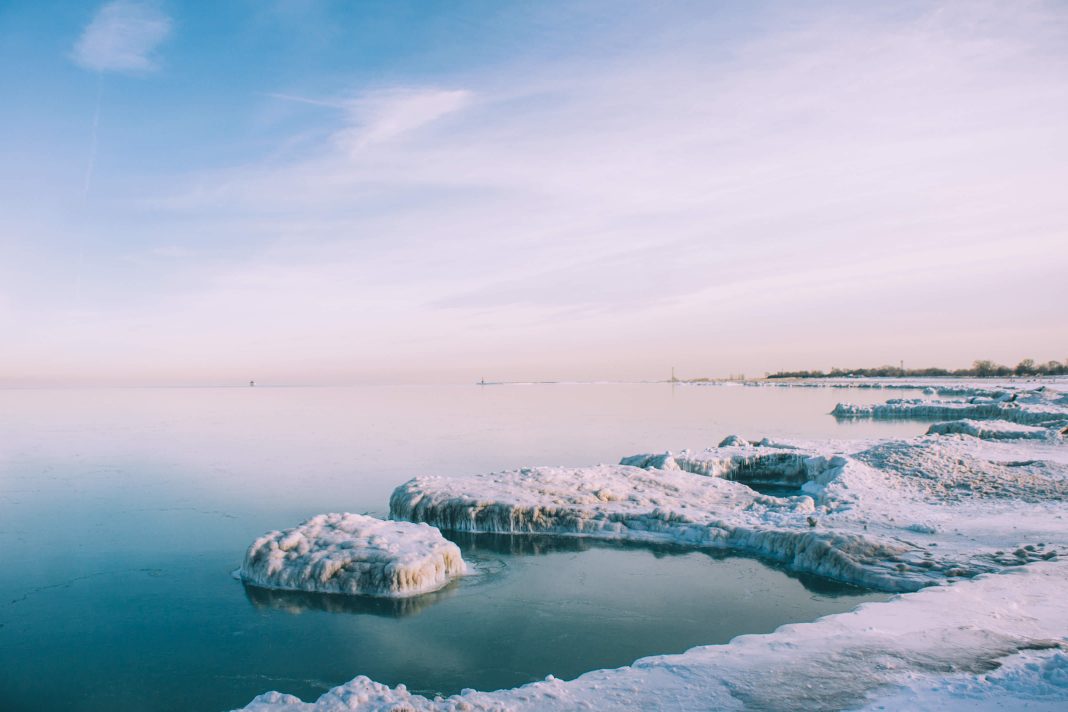
#> input picture img/bg.jpg, 4272 x 2848 px (shown at 1/4 size)
$ python header-image.py ../img/bg.jpg out.png
#> lines starting #> are read from the running program, lines starting #| are printed output that depends on the picture
import sys
from PIL import Image
import requests
from io import BytesIO
import os

TARGET_WIDTH = 950
TARGET_HEIGHT = 300

def resize_and_crop(url, output="async-agentic-header.jpg"):
    # Download
#> called with url = '../img/bg.jpg', output = 'out.png'
    response = requests.get(url)
    img = Image.open(BytesIO(response.content))
#> img is the input picture: PIL image 4272x2848 RGB; mean R, G, B 168.1, 179, 197.6

    # Target size for blog headers
    target_size = (TARGET_WIDTH, TARGET_HEIGHT)
    target_ratio = target_size[0] / target_size[1]
    img_ratio = img.width / img.height
#> img_ratio = 1.5

    # Center crop to match aspect ratio
    if img_ratio > target_ratio:
        # Image too wide -> crop sides
        new_width = int(img.height * target_ratio)
        left = (img.width - new_width) // 2
        img = img.crop((left, 0, left + new_width, img.height))
    else:
        # Image too tall -> crop top/bottom
        new_height = int(img.width / target_ratio)
#> new_height = 1349
        top = (img.height - new_height) // 2
#> top = 749
        img = img.crop((0, top, img.width, top + new_height))
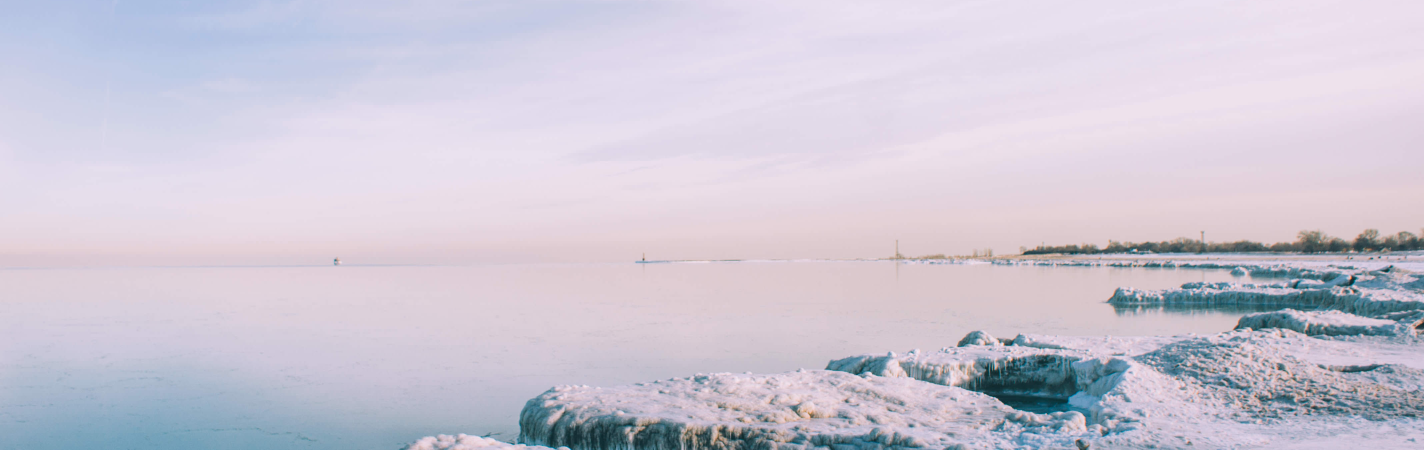
#> img: PIL image 4272x1349 RGB (shown at 1/3 size); mean R, G, B 204.5, 199.6, 213.3

    # Resize to target
    img = img.resize(target_size, Image.LANCZOS)
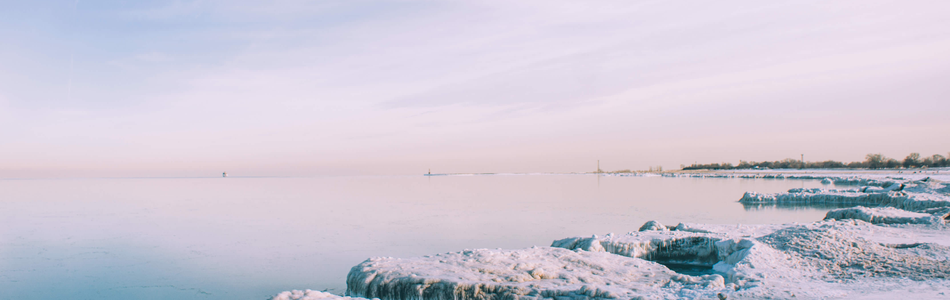
#> img: PIL image 950x300 RGB; mean R, G, B 204.5, 199.6, 213.3

    # Save
    img.save(output, "JPEG")
    print(f"✅ Saved {output}")


if __name__ == "__main__":
    if len(sys.argv) < 3:
        print("Usage: python resize.py <image_url> <output_filename>")
        sys.exit(1)

    url = sys.argv[1]
    output = sys.argv[2]

    resize_and_crop(url, output)

# written by chatgpt
